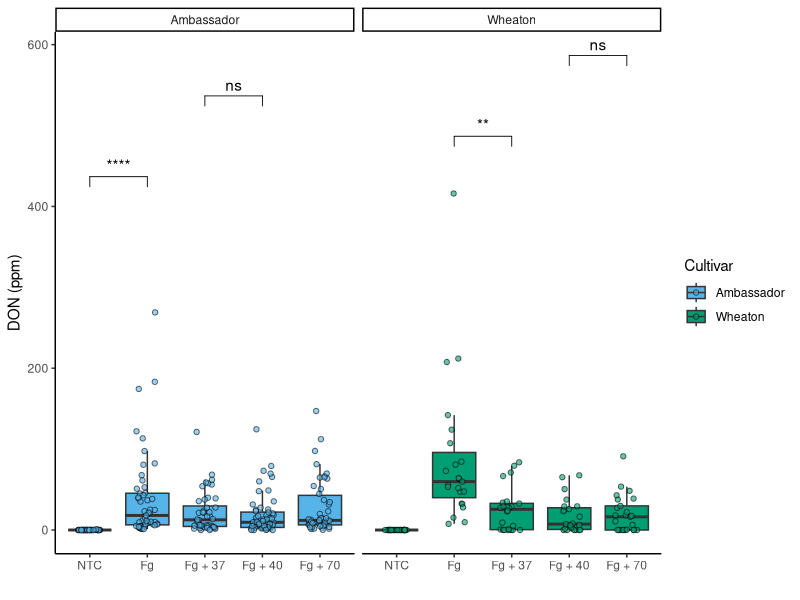
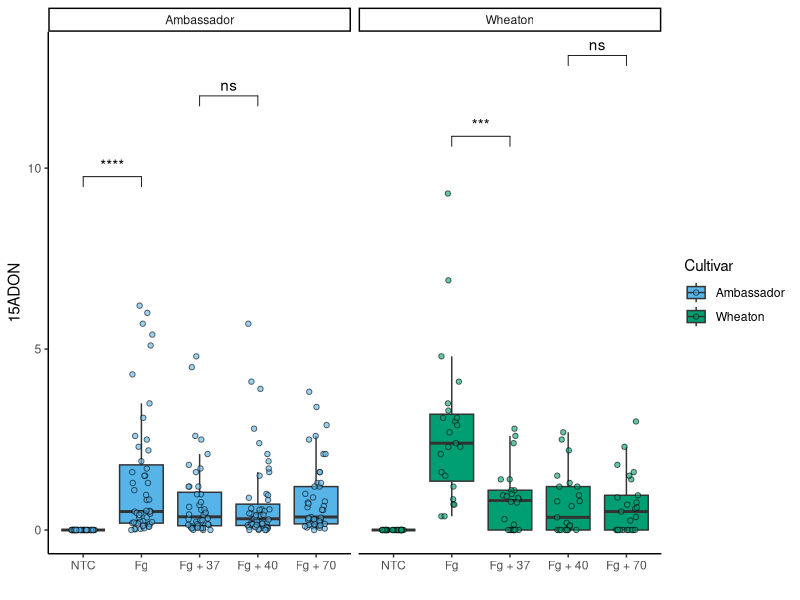
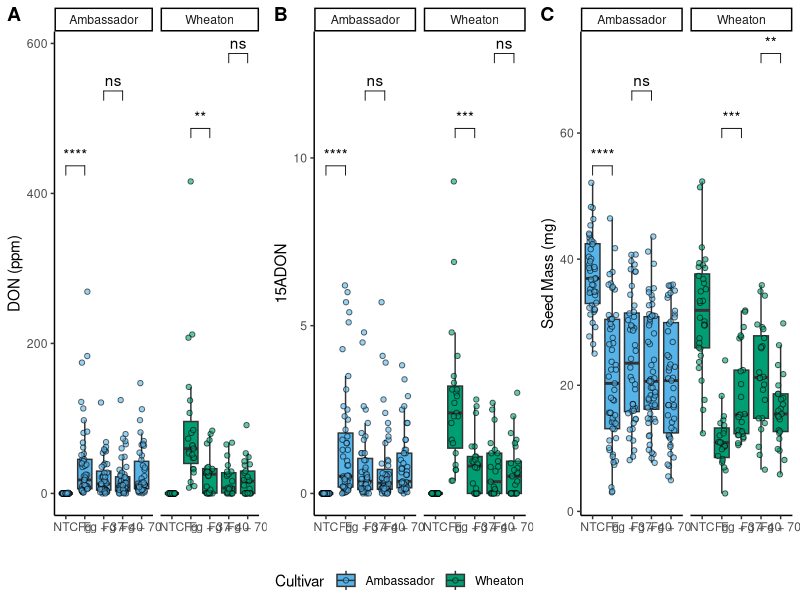

Here is the R script that generated these plots, in order:
## ---- chunk 1
library(knitr)
## ---- chunk 2
 fs::dir_tree()
## ---- chunk 3
library(readr)
library(ggplot2)
library(tidyverse)
library(ggpubr)
library(ggrepel) 
cbbPalette <- c("#000000", "#E69F00", "#56B4E9", "#009E73",
                "#F0E442", "#0072B2", "#D55E00", "#CC79A7")
## ---- chunk 4
Mycotoxin_Data <- read.csv("MycotoxinData.csv",na = "na")
## ---- chunk 5
Mycotoxin_Data$Treatment <- factor(Mycotoxin_Data$Treatment, levels = c("NTC", "Fg", "Fg + 37", "Fg + 40", "Fg + 70"))
## ---- chunk 6
DONplot.pwc <- ggplot(Mycotoxin_Data, aes(x = Treatment, y = DON, fill = Cultivar)) +
  geom_boxplot(outliers = F) + 
  xlab("") + 
  ylab("DON (ppm)") + 
  geom_point(alpha = 0.6, pch = 21, color = "black", position = position_jitterdodge()) +
  scale_color_manual(values = c(cbbPalette[3], cbbPalette[4])) +
  scale_fill_manual(values = c(cbbPalette[3], cbbPalette[4])) +
  theme_classic() +
  facet_wrap(~Cultivar) +
  stat_compare_means(method = "t.test", label = "p.signif", 
                     comparisons = list(c("NTC", "Fg"), 
                                        c("Fg", "Fg + 37"), 
                                        c("Fg + 37", "Fg + 40"), 
                                        c("Fg + 40", "Fg + 70")))

DONplot.pwc


## ---- chunk 7
X15ADONplot.pwc <- ggplot(Mycotoxin_Data, aes(x = Treatment, y = X15ADON, fill = Cultivar)) +
  geom_boxplot(outliers = F) + 
  xlab("") + 
  ylab("15ADON") + 
  geom_point(alpha = 0.6, pch = 21, color = "black", position = position_jitterdodge()) +
  scale_color_manual(values = c(cbbPalette[3], cbbPalette[4])) +
  scale_fill_manual(values = c(cbbPalette[3], cbbPalette[4])) +
  theme_classic() +
  facet_wrap(~Cultivar) +
  stat_compare_means(method = "t.test", label = "p.signif", 
                                        comparisons = list(c("NTC", "Fg"), 
                                                           c("Fg", "Fg + 37"), 
                                                           c("Fg + 37", "Fg + 40"), 
                                                           c("Fg + 40", "Fg + 70")))               
 X15ADONplot.pwc
## ---- chunk 8
 Seed.massplot.pwc <- ggplot(Mycotoxin_Data, aes(x = Treatment, y = MassperSeed_mg, fill = Cultivar)) +
   geom_boxplot(outliers = F) + 
     xlab("") + 
   ylab("Seed Mass (mg)") + 
  geom_point(alpha = 0.6, pch = 21, color = "black", position = position_jitterdodge()) +
  scale_color_manual(values = c(cbbPalette[3], cbbPalette[4])) +
   scale_fill_manual(values = c(cbbPalette[3], cbbPalette[4])) +
    theme_classic() +
    facet_wrap(~Cultivar) +
    stat_compare_means(method = "t.test", label = "p.signif", 
                            comparisons = list(c("NTC", "Fg"), 
                                        c("Fg", "Fg + 37"), 
                                          c("Fg + 37", "Fg + 40"), 
                                             c("Fg + 40", "Fg + 70")))
## ---- chunk 9
Combineplot.pwc <- ggarrange( DONplot.pwc,
                                   X15ADONplot.pwc, 
                       Seed.massplot.pwc, 
                       labels = c("A", "B", "C"),
                       nrow = 1,
                       ncol = 3,
                       common.legend = TRUE,
                       legend = "bottom")
                     
                     Combineplot.pwc
